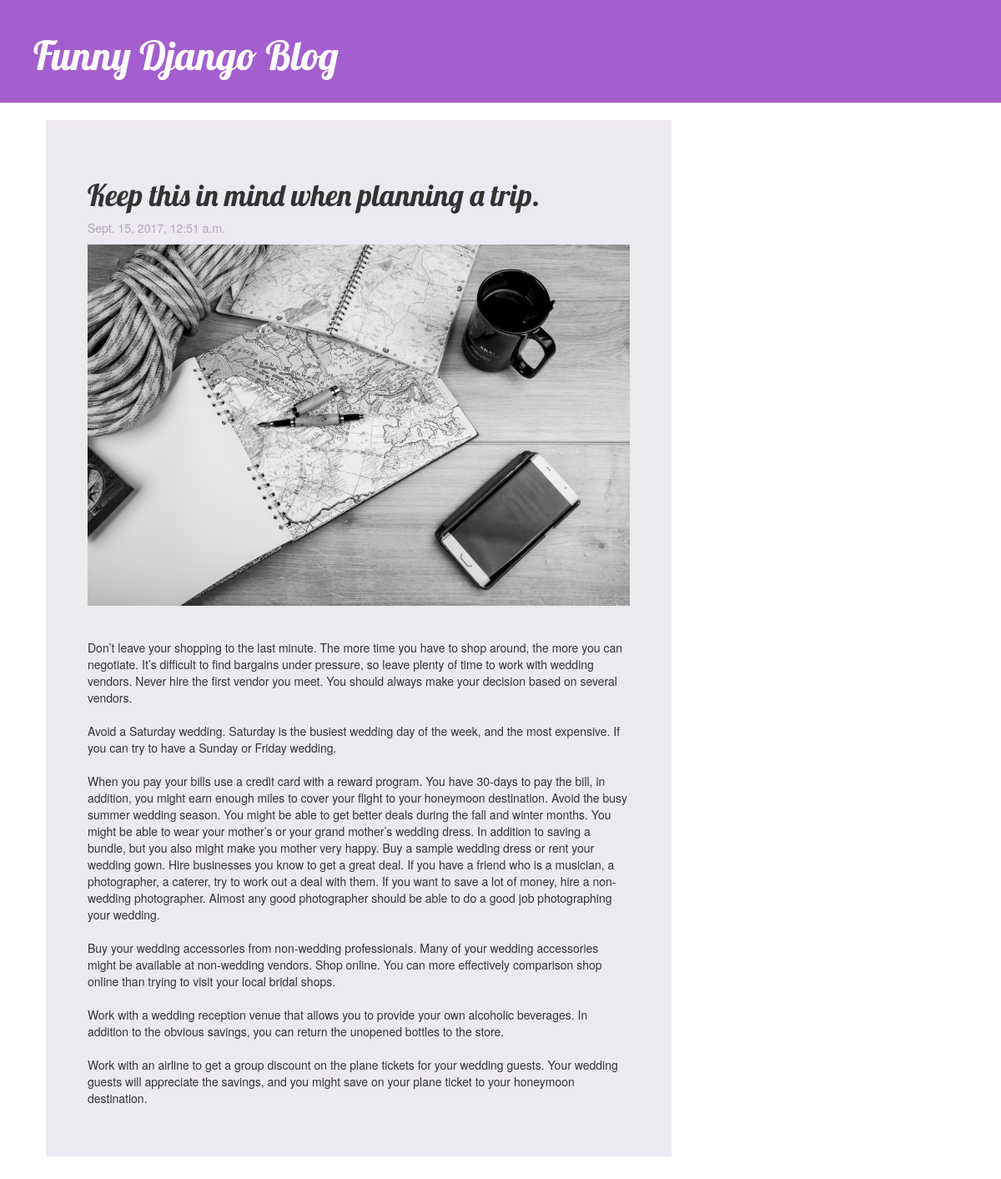
Screenshot of /post/3/ with the database file from the repository.
### blog/models.py (models this page shows, shortened)
class Post(models.Model):
    author = models.ForeignKey('auth.User')
    title = models.CharField(max_length=200)
    text = models.TextField()
    created_date = models.DateTimeField(default=timezone.now)
    published_date = models.DateTimeField(blank=True, null=True)
    image = models.ImageField(upload_to='image',blank=True, null=True)

### blog/views.py (the view)
# urls.py: url(r'^post/(?P<pk>\d+)/$', views.post_detail, name='post_detail'),
def post_detail(request,pk):
    post = get_object_or_404(Post, pk=pk)
    return render(request, 'blog/post_detail.html',{'post':post})

### blog/templates/blog/post_detail.html (shortened to what this page needs)
{% extends 'blog/base.html' %}
{% block content %}
    <div class="post">
        <h1>{{ post.title }}</h1>
        {% if post.published_date %}
            <div class="publishedDate">
               <p>{{ post.published_date }}</p>
            </div>
        {% endif %}
        {% if post.image %}
              <img src="{{post.image.url}}" class="img-responsive">
        {% endif %}
        <p>{{ post.text|linebreaksbr }}</p>
    </div>
{% endblock %}

### blog/static/css/blog.css (style rules this page uses)
h1, h2, h3, h4 { font-family: 'Lobster', cursive; }
.publishedDate { color: #B1A7B8; }
.post { margin-bottom: 70px; background-color: #EDE9F0; padding: 50px; }

### rows the page displays
Post: title "Keep this in mind when planning a trip.", published_date "Sept. 15, 2017, 12:51 a.m.", image (picture), text "Don’t leave your shopping to the last minute. The more time you have to shop around, the more you can negotiate. It’s difficult to find bargains under pressure, so leave plenty of time to work with wedding vendors. Never hire the first vendor you meet. You should always make your decision based on several vendors. Avoid a Saturday wedding. Saturday is the busiest wedding day of the week, and the most expensive. If you can try to have a Sunday or Friday wedding. When you pay your bills use a credit card with a reward program. You have 30-days to pay the bill, in addition, you might earn enough miles to cover your flight to your honeymoon destination. Avoid the busy summer wedding season. You…"
